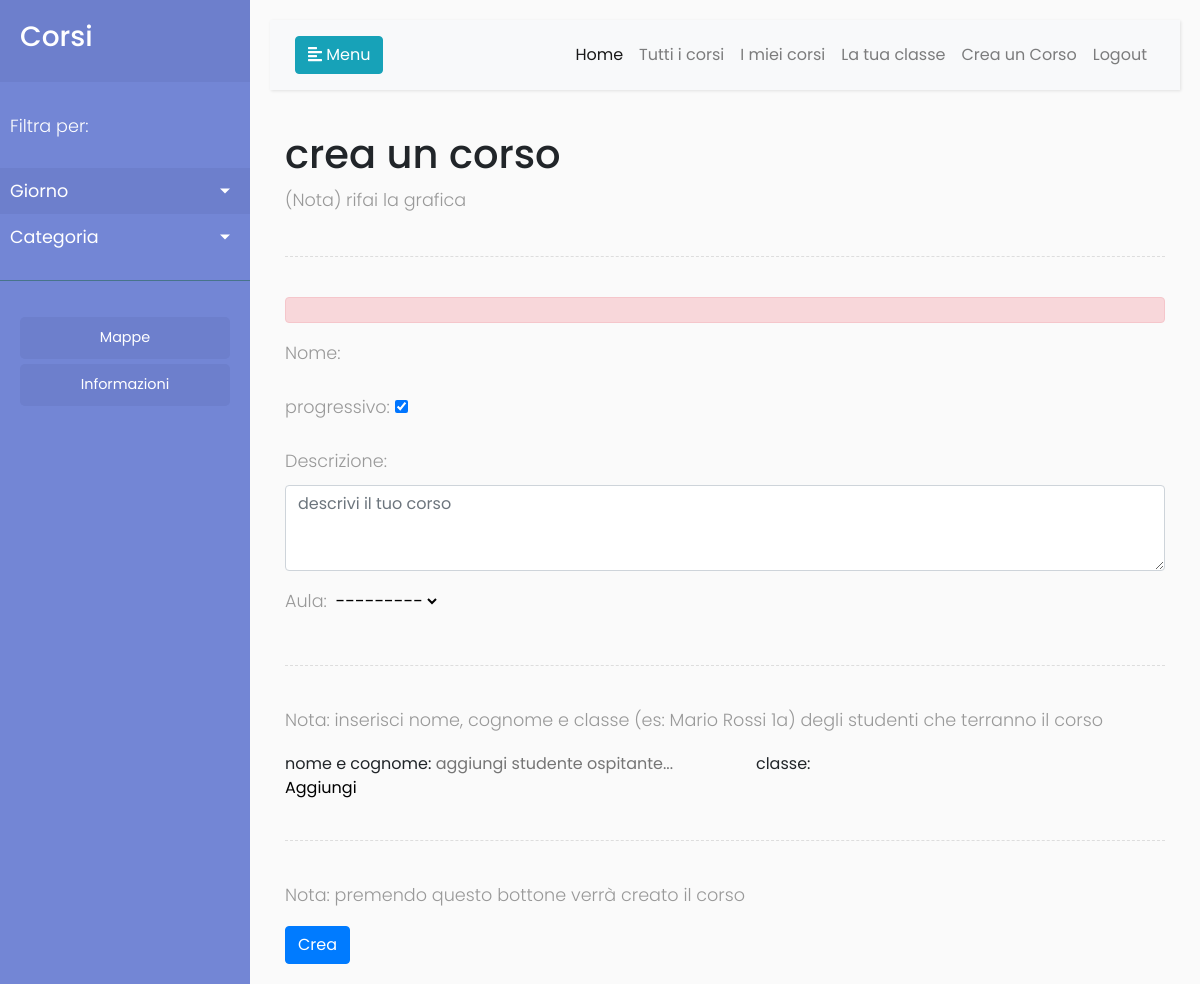
Page /creacorso/ on the earlier database version.
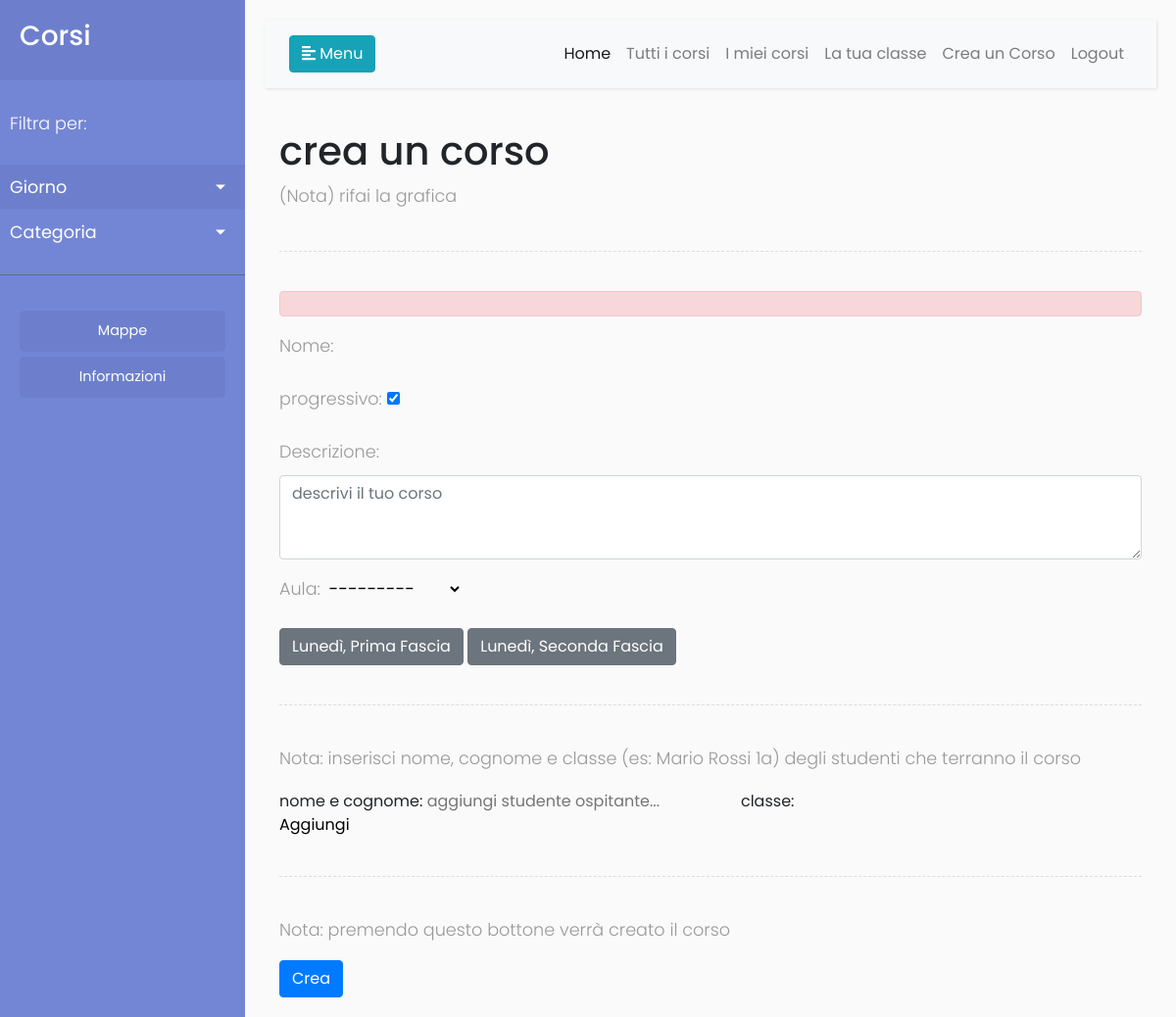
Same page on the later database version.
### app/models.py (models this page shows, shortened)
class Fascia(models.Model):
    giorno = models.ForeignKey('Giorno', on_delete=models.CASCADE)
    fascia = models.CharField(
        max_length=80,
        choices=([
            ('Prima Fascia', 'Prima Fascia'),
            ('Seconda Fascia', 'Seconda Fascia'),
            ('Terza Fascia', 'Terza Fascia'),
        ]),
        default='Prima Fascia'
    )
    def __str__(self):
        return self.giorno.giorno_della_settimana + ', ' + self.fascia

class Giorno(models.Model):
    giorno_della_settimana = models.CharField(
        max_length=80,
        choices=([
            ('Lunedì', 'Lunedì'),
            ('Martedì', 'Martedì'),
            ('Mercoledì', 'Mercoledì'),
            ('Giovedì', 'Giovedì'),
            ('Venerdì', 'Venerdì'),
        ]),
        default='Lunedì'
    )

### app/views.py (the view, shortened to what this page needs)
# urls.py: url(r'^creacorso/$', views.create_corso),
def create_corso(request):
	if request.method == 'GET':
		form = CreaCorso()
		fasce = Fascia.objects.all()
		return render(request, 'corsi/crea_corso.html', {'crea_corso_form': form, 'fasce': fasce})

### app/forms.py
class CreaCorso(forms.ModelForm):
    class Meta:
        model = Corso
        fields = ('nome', 'is_progressive', 'descrizione', 'aula')
        widgets = {
            'descrizione': forms.Textarea(attrs={'class': 'form-control', 'rows': '3', 'placeholder': 'descrivi il tuo corso'}),
        }
        labels = {
            'is_progressive': 'progressivo',
        }

### app/models.py (called while the page is built)
    def __str__(self):
        return self.nome_aula

### app/templates/corsi/crea_corso.html (shortened to what this page needs)
{% extends 'base.html' %}
{% block content %}
<div class="container">
  <h1>crea un corso</h1>
  <p>(Nota) rifai la grafica</p>
  <div class="line"></div>
  <div id="error" class="alert alert-danger"></div>
  <div class="myform">
    {{ crea_corso_form.as_p }}
    {% for fascia in fasce %}
      <input type="button" value="{{fascia}}" class="fasciabutton btn btn-secondary" onclick="aggiungi_fascia(this)">
    {% endfor %}
    <div class="line"></div>
    <div class="aggiungiospitantiform">
      <p>Nota: inserisci nome, cognome e classe (es: Mario Rossi 1a) degli studenti che terranno il corso</p>
      nome e cognome: <input type="text" id="ospitanti" placeholder="aggiungi studente ospitante...">
      classe: <input type="text" id="classedellospitante" placeholder="">
      <button id="aggiungiospitante" onclick="aggiungi_studente()">Aggiungi</button>
    </div>
    <div class="line"></div>
    <p>Nota: premendo questo bottone verrà creato il corso</p>
    <button onclick="crea_corso(this)" class="btn btn-primary">Crea</button>
  </div>
</div>
{% endblock %}

### app/templates/base.html (shortened to what this page needs)
{% load staticfiles %}
{% load static %}
<html>
<head>
    <link rel="stylesheet" href="https://stackpath.bootstrapcdn.com/bootstrap/4.1.0/css/bootstrap.min.css">
    <link rel="stylesheet" href="{% static 'css/style.css' %}">
		<link rel="stylesheet" href="{% static 'css/sidebar.css' %}">
</head>
<body>
    <div class="wrapper">
        <nav id="sidebar">
            <div class="sidebar-header">
                <h3>Corsi</h3>
            </div>
            <ul class="list-unstyled components">
                <p>Filtra per: </p>
                <li class="active">
                    <a href="#homeSubmenu" data-toggle="collapse" aria-expanded="false" class="dropdown-toggle">Giorno</a>
                </li>
                <li>
                    <a href="#pageSubmenu" data-toggle="collapse" aria-expanded="false" class="dropdown-toggle">Categoria</a>
                </li>
            </ul>
            <ul class="list-unstyled CTAs">
                <li>
                    <a class="article" href="/mappe/">Mappe</a>
                </li>
                <li>
                    <a class="article" href="/informazioni/">Informazioni</a>
                </li>
            </ul>
        </nav>
        <div id="content">
            <nav class="navbar navbar-expand-lg navbar-light bg-light">
                <div class="container-fluid">
                    <button type="button" id="sidebarCollapse" class="btn btn-info">
                        <i class="fas fa-align-left"></i>
                        <span>Menu</span>
                    </button>
                    <div class="collapse navbar-collapse" id="navbarSupportedContent">
                        <ul class="nav navbar-nav ml-auto">
													<li class="nav-item active">
															<a class="nav-link" href="#">Home</a>
													</li>
													<li class="nav-item">
															<a class="nav-link" href="#">Tutti i corsi</a>
													</li>
                            <li class="nav-item">
                                <a class="nav-link" href="#">I miei corsi</a>
                            </li>
                            <li class="nav-item">
                                <a class="nav-link" href="#">La tua classe</a>
                            </li>
														<li class="nav-item">
                                <a class="nav-link" href="#">Crea un Corso</a>
                            </li>
                            <li class="nav-item">
                                <a class="nav-link" href="#">Logout</a>
                            </li>
                        </ul>
                    </div>
                </div>
            </nav>
            {% block content %}
						{% endblock %}
        </div>
    </div>
</body>
</html>

### app/static/css/style.css (style rules this page uses)
* { margin: 0; padding: 0; border: 0; outline: 0; font-size: 100%; vertical-align: baseline; background: transparent; }

### app/static/css/sidebar.css (style rules this page uses)
body { font-family: 'Poppins', sans-serif; background: #fafafa; }
p { font-family: 'Poppins', sans-serif; font-size: 1.1em; font-weight: 300; line-height: 1.7em; color: #999; }
a, a:hover, a:focus { color: inherit; text-decoration: none; transition: all 0.3s; }
.navbar { padding: 15px 10px; background: #fff; border: none; border-radius: 0; margin-bottom: 40px; box-shadow: 1px 1px 3px rgba(0, 0, 0, 0.1); }
.line { width: 100%; height: 1px; border-bottom: 1px dashed #ddd; margin: 40px 0; }
.wrapper { display: flex; width: 100%; align-items: stretch; }
#sidebar { min-width: 250px; max-width: 250px; background: #7386D5; color: #fff; transition: all 0.3s; }
#sidebar .sidebar-header { padding: 20px; background: #6d7fcc; }
#sidebar ul.components { padding: 20px 0; border-bottom: 1px solid #47748b; }
#sidebar ul p { color: #fff; padding: 10px; }
#sidebar ul li a { padding: 10px; font-size: 1.1em; display: block; }
#sidebar ul li.active>a, a[aria-expanded="true"] { color: #fff; background: #6d7fcc; }
a[data-toggle="collapse"] { position: relative; }
.dropdown-toggle::after { display: block; position: absolute; top: 50%; right: 20px; transform: translateY(-50%); }
ul.CTAs { padding: 20px; }
ul.CTAs a { text-align: center; font-size: 0.9em !important; display: block; border-radius: 5px; margin-bottom: 5px; }
a.article, a.article:hover { background: #6d7fcc !important; color: #fff !important; }
#content { width: 100%; padding: 20px; min-height: 100vh; transition: all 0.3s; }

Differences in the rows shown:
added Fascia: giorno+fascia "Lunedì, Prima Fascia"
added Fascia: giorno+fascia "Lunedì, Seconda Fascia"
